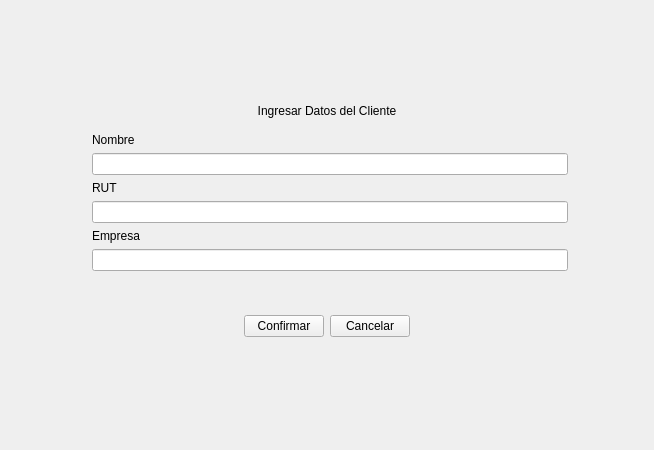
<?xml version="1.0" encoding="UTF-8"?>
<ui version="4.0">
 <class>Form</class>
 <widget class="QWidget" name="Form">
  <property name="geometry">
   <rect>
    <x>0</x>
    <y>0</y>
    <width>654</width>
    <height>450</height>
   </rect>
  </property>
  <property name="windowTitle">
   <string>Form</string>
  </property>
  <layout class="QVBoxLayout" name="verticalLayout">
   <item>
    <spacer name="top_space">
     <property name="orientation">
      <enum>Qt::Vertical</enum>
     </property>
     <property name="sizeHint" stdset="0">
      <size>
       <width>20</width>
       <height>40</height>
      </size>
     </property>
    </spacer>
   </item>
   <item>
    <widget class="QLabel" name="instruction_lbl">
     <property name="text">
      <string>Ingresar Datos del Cliente</string>
     </property>
     <property name="alignment">
      <set>Qt::AlignCenter</set>
     </property>
    </widget>
   </item>
   <item alignment="Qt::AlignHCenter">
    <widget class="QWidget" name="formWidget" native="true">
     <property name="minimumSize">
      <size>
       <width>500</width>
       <height>0</height>
      </size>
     </property>
     <property name="maximumSize">
      <size>
       <width>500</width>
       <height>16777215</height>
      </size>
     </property>
     <layout class="QFormLayout" name="form">
      <item row="0" column="1">
       <widget class="QLabel" name="name_lbl">
        <property name="text">
         <string>Nombre</string>
        </property>
       </widget>
      </item>
      <item row="1" column="1">
       <widget class="QLineEdit" name="name_entry">
        <property name="text">
         <string/>
        </property>
       </widget>
      </item>
      <item row="2" column="1">
       <widget class="QLabel" name="rut_lbl">
        <property name="text">
         <string>RUT</string>
        </property>
       </widget>
      </item>
      <item row="3" column="1">
       <widget class="QLineEdit" name="rut_entry">
        <property name="inputMask">
         <string notr="true"/>
        </property>
        <property name="text">
         <string/>
        </property>
        <property name="placeholderText">
         <string notr="true"/>
        </property>
       </widget>
      </item>
      <item row="4" column="1">
       <widget class="QLabel" name="company_lbl">
        <property name="text">
         <string>Empresa</string>
        </property>
       </widget>
      </item>
      <item row="5" column="1">
       <widget class="QLineEdit" name="company_entry"/>
      </item>
     </layout>
    </widget>
   </item>
   <item>
    <widget class="QLabel" name="error_lbl">
     <property name="text">
      <string/>
     </property>
     <property name="alignment">
      <set>Qt::AlignCenter</set>
     </property>
    </widget>
   </item>
   <item>
    <widget class="QWidget" name="button_container" native="true">
     <layout class="QHBoxLayout" name="horizontalLayout">
      <item>
       <spacer name="left_space">
        <property name="orientation">
         <enum>Qt::Horizontal</enum>
        </property>
        <property name="sizeHint" stdset="0">
         <size>
          <width>40</width>
          <height>20</height>
         </size>
        </property>
       </spacer>
      </item>
      <item>
       <widget class="QPushButton" name="confirm_btn">
        <property name="text">
         <string>Confirmar</string>
        </property>
       </widget>
      </item>
      <item>
       <widget class="QPushButton" name="cancel_btn">
        <property name="text">
         <string>Cancelar</string>
        </property>
       </widget>
      </item>
      <item>
       <spacer name="horizontalSpacer_2">
        <property name="orientation">
         <enum>Qt::Horizontal</enum>
        </property>
        <property name="sizeHint" stdset="0">
         <size>
          <width>40</width>
          <height>20</height>
         </size>
        </property>
       </spacer>
      </item>
     </layout>
    </widget>
   </item>
   <item>
    <spacer name="bottom_space">
     <property name="orientation">
      <enum>Qt::Vertical</enum>
     </property>
     <property name="sizeHint" stdset="0">
      <size>
       <width>20</width>
       <height>40</height>
      </size>
     </property>
    </spacer>
   </item>
  </layout>
 </widget>
 <resources/>
 <connections/>
</ui>
